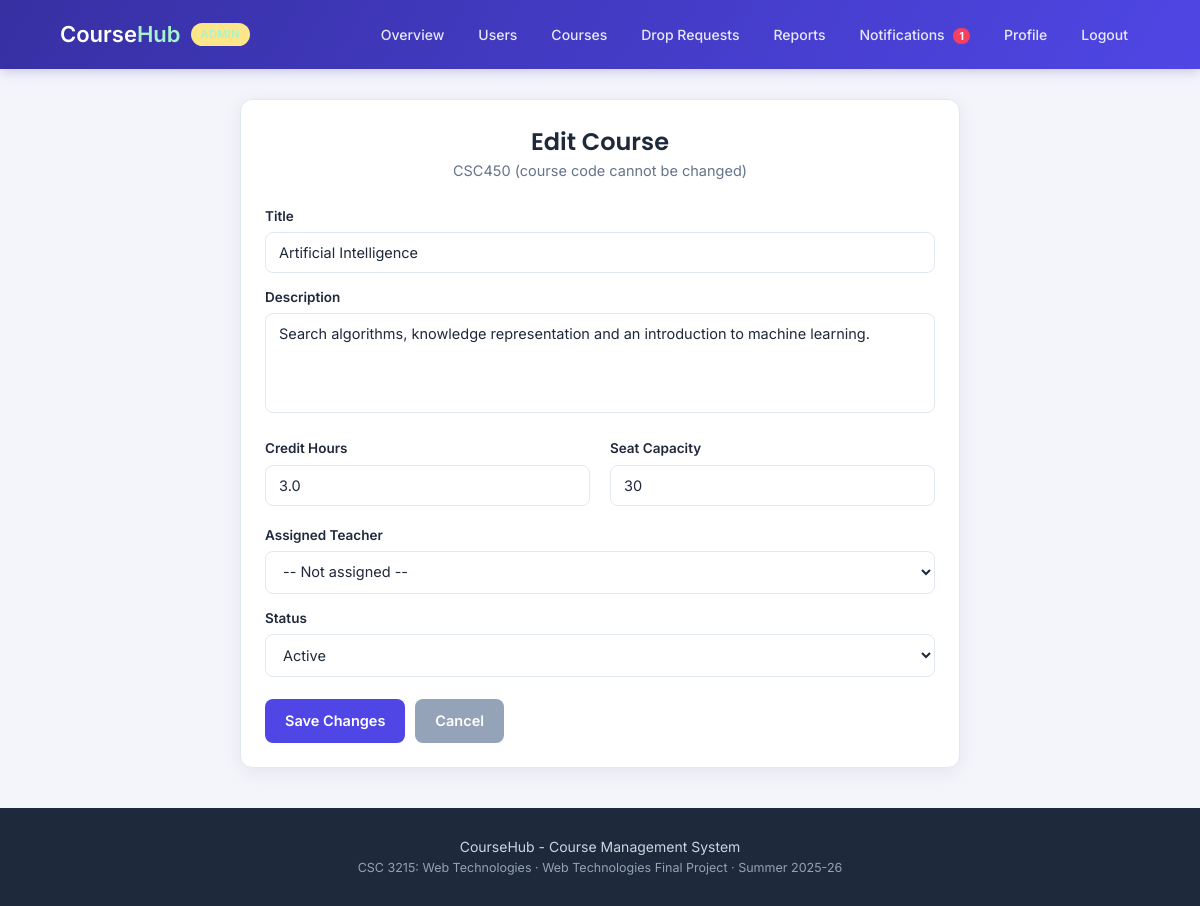
The app's page /edit-course.php?id=7 (signed in) with its own data.
### tables this page shows
CREATE TABLE users (
    user_id     INT AUTO_INCREMENT PRIMARY KEY,
    name        VARCHAR(100) NOT NULL,
    email       VARCHAR(100) NOT NULL UNIQUE,
    password    VARCHAR(255) NOT NULL,
    role        ENUM('admin','teacher','student') NOT NULL DEFAULT 'student',
    phone       VARCHAR(20),
    department  VARCHAR(100),
    bio         TEXT,
    status      VARCHAR(20)  DEFAULT 'active',
    joined      DATE
);

CREATE TABLE courses (
    course_id     INT AUTO_INCREMENT PRIMARY KEY,
    course_code   VARCHAR(20)  NOT NULL UNIQUE,
    title         VARCHAR(150) NOT NULL,
    description   TEXT,
    credit_hour   DECIMAL(2,1) NOT NULL DEFAULT 3.0,
    teacher_id    INT DEFAULT NULL,
    capacity      INT NOT NULL DEFAULT 40,
    course_status VARCHAR(20) DEFAULT 'active',
    created_at    DATE,
    FOREIGN KEY (teacher_id) REFERENCES users(user_id) ON DELETE SET NULL
);

### check_login.php (called while the page is built, shortened)
<?php
$me = getUser($conn, $_SESSION["user_id"]);
?>

### check_admin.php (called while the page is built, shortened)
<?php
require_once "check_login.php";
?>

### edit-course.php (the view, shortened to what this page needs)
<?php
require_once "config.php";
require_once "functions.php";
require_once "check_admin.php";
$id     = isset($_GET["id"]) ? intval($_GET["id"]) : 0;
$course = getCourse($conn, $id);
$title         = $course["title"];
$description   = $course["description"];
$credit_hour   = $course["credit_hour"];
$capacity      = $course["capacity"];
$course_status = $course["course_status"];
include "header.php";
?>
    <div class="medium-page">
        <div class="box">
            <h2 class="center">Edit Course</h2>
            <p class="page-info center"><?php echo htmlspecialchars($course["course_code"]); ?> (course code cannot be changed)</p>
            <form method="POST" action="edit-course.php?id=<?php echo $id; ?>">
                <label for="title">Title</label>
                <input type="text" id="title" name="title" value="<?php echo htmlspecialchars($title); ?>">
                <label for="description">Description</label>
                <textarea id="description" name="description"><?php echo htmlspecialchars($description); ?></textarea>
                <div class="row">
                    <div class="col-half">
                        <label for="credit_hour">Credit Hours</label>
                        <input type="number" id="credit_hour" name="credit_hour" step="0.5" value="<?php echo htmlspecialchars($credit_hour); ?>">
                    </div>
                    <div class="col-half">
                        <label for="capacity">Seat Capacity</label>
                        <input type="number" id="capacity" name="capacity" value="<?php echo htmlspecialchars($capacity); ?>">
                    </div>
                </div>
                <label for="teacher_id">Assigned Teacher</label>
                <select id="teacher_id" name="teacher_id">
                    <option value="">-- Not assigned --</option>
                </select>
                <label for="course_status">Status</label>
                <select id="course_status" name="course_status">
                    <option value="active" <?php if ($course_status == "active") { echo "selected"; } ?>>Active</option>
                </select>
                <div class="buttons">
                    <button type="submit">Save Changes</button>
                    <a href="admin-courses.php" class="btn btn-gray">Cancel</a>
                </div>
            </form>
        </div>
    </div>
<?php include "footer.php"; ?>

### header.php (shortened to what this page needs)
<?php
$logged_in = isset($_SESSION["user_logged_in"]) && $_SESSION["user_logged_in"] === true;
$role      = $logged_in ? $_SESSION["role"] : "";
?>
<!DOCTYPE html>
<html lang="en">
<head>
    <link rel="stylesheet" href="style.css">
</head>
<body>
    <div class="header">
        <div class="container">
            <h2 class="logo">
                <a href="<?php echo $logged_in ? 'dashboard.php' : 'index.php'; ?>">
                    Course<span>Hub</span>
                </a>
                <?php if ($logged_in) { echo showRole($role); } ?>
            </h2>
            <div class="menu">
            <?php if ($role == "student") { ?>
                <a href="dashboard.php">Dashboard</a>
                <a href="courses.php">Browse Courses</a>
                <a href="my-courses.php">My Courses</a>
                <a href="grades.php">My Grades</a>
                <a href="drop-requests.php">Drop Requests</a>
                <a href="notifications.php" class="bell">Notifications
                    <?php $unread = countUnread($conn, $me["user_id"]);
                          if ($unread > 0) { echo "<span class='bell-count' id='bellCount'>" . $unread . "</span>"; } ?>
                </a>
                <a href="profile.php">Profile</a>
                <a href="logout.php">Logout</a>
            <?php } else if ($role == "admin") { ?>
                <a href="admin-dashboard.php">Overview</a>
                <a href="admin-users.php">Users</a>
                <a href="admin-courses.php">Courses</a>
                <a href="admin-drop-requests.php">Drop Requests</a>
                <a href="admin-reports.php">Reports</a>
                <a href="notifications.php" class="bell">Notifications
                    <?php $unread = countUnread($conn, $me["user_id"]);
                          if ($unread > 0) { echo "<span class='bell-count' id='bellCount'>" . $unread . "</span>"; } ?>
                </a>
                <a href="profile.php">Profile</a>
                <a href="logout.php">Logout</a>
            <?php } else { ?>
                <a href="index.php">Home</a>
                <a href="login.php">Login</a>
                <a href="register.php">Register</a>
            <?php } ?>
            </div>
        </div>
    </div>

### style.css (style rules this page uses)
:root { --primary: #4f46e5; --primary-dark: #3730a3; --primary-light:#eef2ff; --accent: #14b8a6; --accent-dark: #0f766e; --ink: #1e293b; --ink-light: #64748b; --bg: #f4f5fb; --white: #ffffff; --border: #e2e8f0; --green: #16a34a; --green-bg: #dcfce7; --orange: #d97706; --orange-bg: #fef3c7; --red: #dc2626; --red-bg: #fee2e2; --radius: 12px; --shadow: 0 4px 18px rgba(30, 41, 59, 0.07); --shadow-hover: 0 8px 26px rgba(30, 41, 59, 0.12); }
* { margin:0; padding:0; box-sizing:border-box; font-family:'Inter', Arial, Helvetica, sans-serif; }
h1, h2, h3, .logo { font-family:'Poppins', Arial, Helvetica, sans-serif; }
body { background:var(--bg); color:var(--ink); line-height:1.5; }
a { text-decoration:none; color:var(--primary); }
.header { background:linear-gradient(120deg, var(--primary-dark), var(--primary)); padding:16px 0; box-shadow:0 2px 12px rgba(55, 48, 163, 0.25); position:sticky; top:0; z-index:50; }
.header .container { display:flex; justify-content:space-between; align-items:center; flex-wrap:wrap; gap:10px; }
.logo { color:white; font-size:22px; font-weight:600; display:flex; align-items:center; gap:10px; }
.logo a { color:white; }
.logo span { color:#a7f3d0; }
.menu { display:flex; align-items:center; flex-wrap:wrap; gap:4px 4px; }
.menu a { color:rgba(255,255,255,0.88); margin-left:6px; font-size:14px; font-weight:500; padding:8px 12px; border-radius:8px; transition:background 0.15s ease, color 0.15s ease; position:relative; }
.bell-count { background:#f43f5e; color:white; font-size:11px; font-weight:700; padding:1px 6px; border-radius:10px; margin-left:5px; }
.container { width:1080px; max-width:94%; margin:0 auto; }
.medium-page { width:720px; max-width:92%; margin:30px auto; }
h2 { color:var(--ink); font-weight:600; }
.page-info { color:var(--ink-light); font-size:14.5px; margin-bottom:24px; }
.box { background:var(--white); padding:24px; border-radius:var(--radius); box-shadow:var(--shadow); margin-bottom:22px; border:1px solid var(--border); }
.row { display:flex; gap:20px; flex-wrap:wrap; }
.col-half { width:48.5%; }
label { display:block; font-weight:600; font-size:13.5px; color:var(--ink); margin-top:14px; margin-bottom:6px; }
input[type="text"], input[type="email"], input[type="password"], input[type="number"], input[type="tel"], input[type="date"], input[type="time"], input[type="search"], select, textarea { width:100%; padding:11px 13px; border:1.5px solid var(--border); border-radius:8px; font-size:14.5px; outline:none; background:var(--white); color:var(--ink); transition:border 0.15s ease, box-shadow 0.15s ease; }
textarea { resize:none; height:100px; }
button, .btn { padding:11px 20px; border:none; border-radius:8px; background:var(--primary); color:white; font-size:14.5px; font-weight:600; cursor:pointer; transition:background 0.15s ease, transform 0.05s ease; display:inline-block; }
.btn-gray { background:#94a3b8; }
.buttons { margin-top:22px; display:flex; gap:10px; flex-wrap:wrap; }
.center { text-align:center; }

### records on screen
users: user_id "1"
courses: course_code "CSC450", title "Artificial Intelligence", description "Search algorithms, knowledge representation and an introduction to machine learning.", credit_hour "3.0", capacity "30", course_status "Active"
